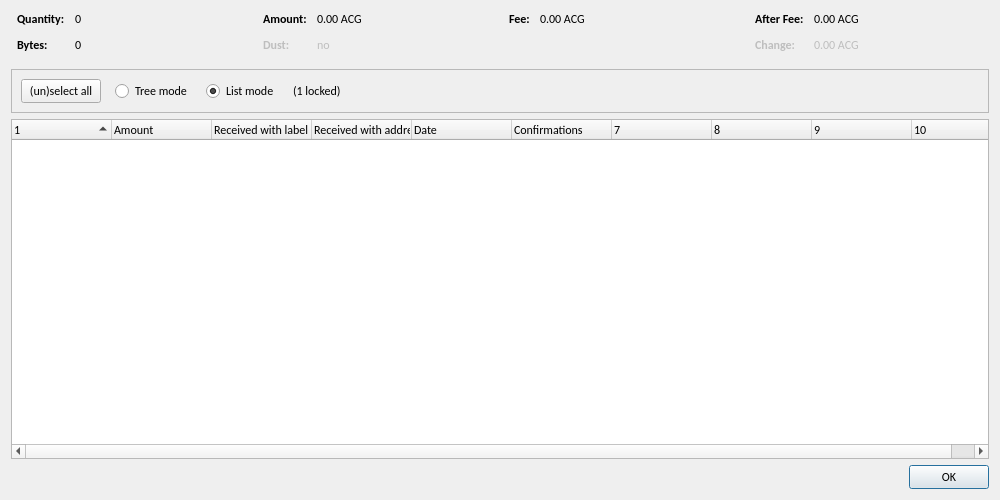
<?xml version="1.0" encoding="UTF-8"?>
<ui version="4.0">
 <class>CoinControlDialog</class>
 <widget class="QDialog" name="CoinControlDialog">
  <property name="geometry">
   <rect>
    <x>0</x>
    <y>0</y>
    <width>1000</width>
    <height>500</height>
   </rect>
  </property>
  <property name="font">
   <font>
    <family>Calibri</family>
   </font>
  </property>
  <property name="windowTitle">
   <string>Coin Selection</string>
  </property>
  <layout class="QVBoxLayout" name="verticalLayout">
   <item>
    <layout class="QHBoxLayout" name="horizontalLayoutTop" stretch="0,0,0,0">
     <property name="topMargin">
      <number>0</number>
     </property>
     <property name="bottomMargin">
      <number>10</number>
     </property>
     <item>
      <layout class="QFormLayout" name="formLayoutCoinControl1">
       <property name="horizontalSpacing">
        <number>10</number>
       </property>
       <property name="verticalSpacing">
        <number>10</number>
       </property>
       <property name="leftMargin">
        <number>6</number>
       </property>
       <property name="rightMargin">
        <number>6</number>
       </property>
       <item row="0" column="0">
        <widget class="QLabel" name="labelCoinControlQuantityText">
         <property name="font">
          <font>
           <family>Calibri</family>
           <weight>75</weight>
           <bold>true</bold>
          </font>
         </property>
         <property name="text">
          <string>Quantity:</string>
         </property>
        </widget>
       </item>
       <item row="0" column="1">
        <widget class="QLabel" name="labelCoinControlQuantity">
         <property name="cursor">
          <cursorShape>IBeamCursor</cursorShape>
         </property>
         <property name="contextMenuPolicy">
          <enum>Qt::ActionsContextMenu</enum>
         </property>
         <property name="text">
          <string notr="true">0</string>
         </property>
         <property name="textInteractionFlags">
          <set>Qt::LinksAccessibleByMouse|Qt::TextSelectableByKeyboard|Qt::TextSelectableByMouse</set>
         </property>
        </widget>
       </item>
       <item row="1" column="0">
        <widget class="QLabel" name="labelCoinControlBytesText">
         <property name="font">
          <font>
           <family>Calibri</family>
           <weight>75</weight>
           <bold>true</bold>
          </font>
         </property>
         <property name="text">
          <string>Bytes:</string>
         </property>
        </widget>
       </item>
       <item row="1" column="1">
        <widget class="QLabel" name="labelCoinControlBytes">
         <property name="cursor">
          <cursorShape>IBeamCursor</cursorShape>
         </property>
         <property name="contextMenuPolicy">
          <enum>Qt::ActionsContextMenu</enum>
         </property>
         <property name="text">
          <string notr="true">0</string>
         </property>
         <property name="textInteractionFlags">
          <set>Qt::LinksAccessibleByMouse|Qt::TextSelectableByKeyboard|Qt::TextSelectableByMouse</set>
         </property>
        </widget>
       </item>
      </layout>
     </item>
     <item>
      <layout class="QFormLayout" name="formLayoutCoinControl2">
       <property name="horizontalSpacing">
        <number>10</number>
       </property>
       <property name="verticalSpacing">
        <number>10</number>
       </property>
       <property name="leftMargin">
        <number>6</number>
       </property>
       <property name="rightMargin">
        <number>6</number>
       </property>
       <item row="0" column="0">
        <widget class="QLabel" name="labelCoinControlAmountText">
         <property name="font">
          <font>
           <family>Calibri</family>
           <weight>75</weight>
           <bold>true</bold>
          </font>
         </property>
         <property name="text">
          <string>Amount:</string>
         </property>
        </widget>
       </item>
       <item row="0" column="1">
        <widget class="QLabel" name="labelCoinControlAmount">
         <property name="cursor">
          <cursorShape>IBeamCursor</cursorShape>
         </property>
         <property name="contextMenuPolicy">
          <enum>Qt::ActionsContextMenu</enum>
         </property>
         <property name="text">
          <string notr="true">0.00 ACG</string>
         </property>
         <property name="textInteractionFlags">
          <set>Qt::LinksAccessibleByMouse|Qt::TextSelectableByKeyboard|Qt::TextSelectableByMouse</set>
         </property>
        </widget>
       </item>
       <item row="1" column="0">
        <widget class="QLabel" name="labelCoinControlLowOutputText">
         <property name="enabled">
          <bool>false</bool>
         </property>
         <property name="font">
          <font>
           <family>Calibri</family>
           <weight>75</weight>
           <bold>true</bold>
          </font>
         </property>
         <property name="text">
          <string>Dust:</string>
         </property>
        </widget>
       </item>
       <item row="1" column="1">
        <widget class="QLabel" name="labelCoinControlLowOutput">
         <property name="enabled">
          <bool>false</bool>
         </property>
         <property name="cursor">
          <cursorShape>IBeamCursor</cursorShape>
         </property>
         <property name="contextMenuPolicy">
          <enum>Qt::ActionsContextMenu</enum>
         </property>
         <property name="text">
          <string notr="true">no</string>
         </property>
         <property name="textInteractionFlags">
          <set>Qt::LinksAccessibleByMouse|Qt::TextSelectableByKeyboard|Qt::TextSelectableByMouse</set>
         </property>
        </widget>
       </item>
      </layout>
     </item>
     <item>
      <layout class="QFormLayout" name="formLayoutCoinControl3">
       <property name="horizontalSpacing">
        <number>10</number>
       </property>
       <property name="verticalSpacing">
        <number>10</number>
       </property>
       <property name="leftMargin">
        <number>6</number>
       </property>
       <property name="rightMargin">
        <number>6</number>
       </property>
       <item row="0" column="0">
        <widget class="QLabel" name="labelCoinControlFeeText">
         <property name="font">
          <font>
           <family>Calibri</family>
           <weight>75</weight>
           <bold>true</bold>
          </font>
         </property>
         <property name="text">
          <string>Fee:</string>
         </property>
        </widget>
       </item>
       <item row="0" column="1">
        <widget class="QLabel" name="labelCoinControlFee">
         <property name="cursor">
          <cursorShape>IBeamCursor</cursorShape>
         </property>
         <property name="contextMenuPolicy">
          <enum>Qt::ActionsContextMenu</enum>
         </property>
         <property name="text">
          <string notr="true">0.00 ACG</string>
         </property>
         <property name="textInteractionFlags">
          <set>Qt::LinksAccessibleByMouse|Qt::TextSelectableByKeyboard|Qt::TextSelectableByMouse</set>
         </property>
        </widget>
       </item>
      </layout>
     </item>
     <item>
      <layout class="QFormLayout" name="formLayoutCoinControl4">
       <property name="horizontalSpacing">
        <number>10</number>
       </property>
       <property name="verticalSpacing">
        <number>10</number>
       </property>
       <property name="leftMargin">
        <number>6</number>
       </property>
       <property name="rightMargin">
        <number>6</number>
       </property>
       <item row="0" column="0">
        <widget class="QLabel" name="labelCoinControlAfterFeeText">
         <property name="font">
          <font>
           <family>Calibri</family>
           <weight>75</weight>
           <bold>true</bold>
          </font>
         </property>
         <property name="text">
          <string>After Fee:</string>
         </property>
        </widget>
       </item>
       <item row="0" column="1">
        <widget class="QLabel" name="labelCoinControlAfterFee">
         <property name="cursor">
          <cursorShape>IBeamCursor</cursorShape>
         </property>
         <property name="contextMenuPolicy">
          <enum>Qt::ActionsContextMenu</enum>
         </property>
         <property name="text">
          <string notr="true">0.00 ACG</string>
         </property>
         <property name="textInteractionFlags">
          <set>Qt::LinksAccessibleByMouse|Qt::TextSelectableByKeyboard|Qt::TextSelectableByMouse</set>
         </property>
        </widget>
       </item>
       <item row="1" column="0">
        <widget class="QLabel" name="labelCoinControlChangeText">
         <property name="enabled">
          <bool>false</bool>
         </property>
         <property name="font">
          <font>
           <family>Calibri</family>
           <weight>75</weight>
           <bold>true</bold>
          </font>
         </property>
         <property name="text">
          <string>Change:</string>
         </property>
        </widget>
       </item>
       <item row="1" column="1">
        <widget class="QLabel" name="labelCoinControlChange">
         <property name="enabled">
          <bool>false</bool>
         </property>
         <property name="cursor">
          <cursorShape>IBeamCursor</cursorShape>
         </property>
         <property name="contextMenuPolicy">
          <enum>Qt::ActionsContextMenu</enum>
         </property>
         <property name="text">
          <string notr="true">0.00 ACG</string>
         </property>
         <property name="textInteractionFlags">
          <set>Qt::LinksAccessibleByMouse|Qt::TextSelectableByKeyboard|Qt::TextSelectableByMouse</set>
         </property>
        </widget>
       </item>
      </layout>
     </item>
    </layout>
   </item>
   <item>
    <widget class="QFrame" name="frame">
     <property name="minimumSize">
      <size>
       <width>0</width>
       <height>40</height>
      </size>
     </property>
     <property name="frameShape">
      <enum>QFrame::StyledPanel</enum>
     </property>
     <property name="frameShadow">
      <enum>QFrame::Sunken</enum>
     </property>
     <layout class="QHBoxLayout" name="horizontalLayout">
      <item>
       <layout class="QHBoxLayout" name="horizontalLayoutPanel" stretch="0,0,0,0,0">
        <property name="spacing">
         <number>14</number>
        </property>
        <item>
         <widget class="QPushButton" name="pushButtonSelectAll">
          <property name="sizePolicy">
           <sizepolicy hsizetype="Maximum" vsizetype="Fixed">
            <horstretch>0</horstretch>
            <verstretch>0</verstretch>
           </sizepolicy>
          </property>
          <property name="text">
           <string>(un)select all</string>
          </property>
          <property name="autoDefault">
           <bool>false</bool>
          </property>
         </widget>
        </item>
        <item>
         <widget class="QRadioButton" name="radioTreeMode">
          <property name="sizePolicy">
           <sizepolicy hsizetype="Maximum" vsizetype="Fixed">
            <horstretch>0</horstretch>
            <verstretch>0</verstretch>
           </sizepolicy>
          </property>
          <property name="text">
           <string>Tree mode</string>
          </property>
         </widget>
        </item>
        <item>
         <widget class="QRadioButton" name="radioListMode">
          <property name="sizePolicy">
           <sizepolicy hsizetype="Maximum" vsizetype="Fixed">
            <horstretch>0</horstretch>
            <verstretch>0</verstretch>
           </sizepolicy>
          </property>
          <property name="text">
           <string>List mode</string>
          </property>
          <property name="checked">
           <bool>true</bool>
          </property>
         </widget>
        </item>
        <item>
         <widget class="QLabel" name="labelLocked">
          <property name="text">
           <string notr="true">(1 locked)</string>
          </property>
         </widget>
        </item>
        <item>
         <spacer name="horizontalSpacer">
          <property name="orientation">
           <enum>Qt::Horizontal</enum>
          </property>
          <property name="sizeHint" stdset="0">
           <size>
            <width>40</width>
            <height>20</height>
           </size>
          </property>
         </spacer>
        </item>
       </layout>
      </item>
     </layout>
    </widget>
   </item>
   <item>
    <widget class="CoinControlTreeWidget" name="treeWidget">
     <property name="contextMenuPolicy">
      <enum>Qt::CustomContextMenu</enum>
     </property>
     <property name="sortingEnabled">
      <bool>false</bool>
     </property>
     <property name="columnCount">
      <number>10</number>
     </property>
     <attribute name="headerShowSortIndicator" stdset="0">
      <bool>true</bool>
     </attribute>
     <attribute name="headerStretchLastSection">
      <bool>false</bool>
     </attribute>
     <column>
      <property name="text">
       <string/>
      </property>
     </column>
     <column>
      <property name="text">
       <string>Amount</string>
      </property>
     </column>
     <column>
      <property name="text">
       <string>Received with label</string>
      </property>
     </column>
     <column>
      <property name="text">
       <string>Received with address</string>
      </property>
     </column>
     <column>
      <property name="text">
       <string>Date</string>
      </property>
     </column>
     <column>
      <property name="text">
       <string>Confirmations</string>
      </property>
      <property name="toolTip">
       <string>Confirmed</string>
      </property>
     </column>
     <column>
      <property name="text">
       <string/>
      </property>
     </column>
     <column>
      <property name="text">
       <string/>
      </property>
     </column>
     <column>
      <property name="text">
       <string/>
      </property>
     </column>
     <column>
      <property name="text">
       <string/>
      </property>
     </column>
    </widget>
   </item>
   <item>
    <widget class="QDialogButtonBox" name="buttonBox">
     <property name="orientation">
      <enum>Qt::Horizontal</enum>
     </property>
     <property name="standardButtons">
      <set>QDialogButtonBox::Ok</set>
     </property>
    </widget>
   </item>
  </layout>
 </widget>
 <customwidgets>
  <customwidget>
   <class>CoinControlTreeWidget</class>
   <extends>QTreeWidget</extends>
   <header>qt/coincontroltreewidget.h</header>
  </customwidget>
 </customwidgets>
 <resources/>
 <connections/>
</ui>
